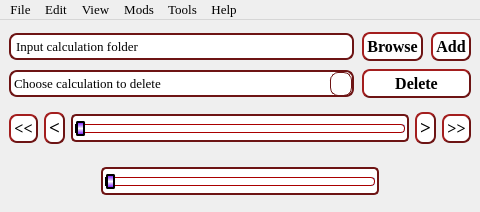
<?xml version="1.0" encoding="UTF-8"?>
<ui version="4.0">
 <class>VRVisual</class>
 <widget class="QMainWindow" name="VRVisual">
  <property name="windowModality">
   <enum>Qt::NonModal</enum>
  </property>
  <property name="geometry">
   <rect>
    <x>0</x>
    <y>0</y>
    <width>480</width>
    <height>212</height>
   </rect>
  </property>
  <property name="sizePolicy">
   <sizepolicy hsizetype="Preferred" vsizetype="Fixed">
    <horstretch>0</horstretch>
    <verstretch>0</verstretch>
   </sizepolicy>
  </property>
  <property name="minimumSize">
   <size>
    <width>480</width>
    <height>212</height>
   </size>
  </property>
  <property name="maximumSize">
   <size>
    <width>720</width>
    <height>318</height>
   </size>
  </property>
  <property name="contextMenuPolicy">
   <enum>Qt::DefaultContextMenu</enum>
  </property>
  <property name="acceptDrops">
   <bool>false</bool>
  </property>
  <property name="windowTitle">
   <string>VaspReader</string>
  </property>
  <property name="windowIcon">
   <iconset resource="Resource.qrc">
    <normaloff>:/VRlogo/VR-logo.ico</normaloff>:/VRlogo/VR-logo.ico</iconset>
  </property>
  <property name="autoFillBackground">
   <bool>false</bool>
  </property>
  <property name="styleSheet">
   <string notr="true">QWidget#MainWidget{
	background-image: url(:/visual/VRVisual_background.png);
	background-position: right bottom;
}
QLineEdit{
  border-radius: 8px;
  border: 2px solid rgb(109, 20, 20);
  padding: 3px 3px;
}
QLineEdit:hover{
  border-radius: 8px;
  background-color: rgb(255, 248, 231);
  border: 1px solid rgb(109, 20, 20);
  padding: 3px 3px;
}
QLineEdit:focus {
  border: 3px solid rgb(0, 0, 0);
}

QLineEdit::placeholder {
  color: #000000;
}
QPushButton {
  background-color: rgb(255, 255, 255);
  color: black;
  font-weight: 600;
  border-radius: 8px;
  border: 2px solid rgb(109, 20, 20);
  padding: 3px 3px;
  margin-top: 0px;
  outline: 0px;
  border-style: outset;
}
QPushButton:hover {
  background-color: rgb(255, 248, 231);
  border: 1px solid rgb(74, 0, 0);
  border-style: outset;
}
QPushButton:pressed {
background-color: rgb(255, 247, 221);
border: 3px solid #000000
}
QComboBox {
  border-radius: 8px;
  border: 2px solid rgb(109, 20, 20);
  padding: 3px 3px;
}
QComboBox::drop-down {
  width: 18px;
  height:22px;
  padding: 0px 1px;
  border: 1px solid rgb(109, 20, 20);
  border-radius: 8px;
}
QComboBox::down-arrow {
  image: url(:/down-arrow_ico/down-arrow.ico);
  width: 18px;
  height:22px;
}
QComboBox::down-arrow:hover {
    width: 18px;
    height:22px;
    padding: 0px 1px;
    border: 1px solid #000000;
    border-radius: 8px;
	background-color: rgb(255, 229, 162);
}
QComboBox::down-arrow:pressed {
    width: 18px;
    height:22px;
    padding: 0px 1px;
    border: 1px solid #000000;
    border-radius: 8px;
	background-color: rgb(255, 232, 216);
}
QComboBox:pressed {
	background-color: rgb(255, 250, 237);
	border: 3px solid #000000;
    border-radius: 8px;
}
QComboBox:hover{
  border-radius: 8px;
  background-color: rgb(255, 248, 231);
  border: 1px solid rgb(109, 20, 20);
  padding: 3px 3px;
}
QFrame{
  border: 2px solid rgb(109, 20, 20);
  border-radius: 5px;
	background-color: rgb(255, 255, 255);
}
QFrame:hover{
  background-color: rgb(255, 248, 231);
  border: 1px solid rgb(109, 20, 20);
  background-color: rgb(255, 248, 231);
}
QSlider{
  background-color: rgb(255, 255, 255);
}
QSlider:hover{
  background-color: rgb(255, 248, 231);
}

QSlider::groove:horizontal{
border: 1px solid #637EB8;
background: white;
height: 7px;
border-radius: 3px;
}
QSlider::sub-page:horizontal {
background: qlineargradient(spread:reflect, x1:0.534, y1:0, x2:0.534, y2:0.5, stop:0 rgba(106, 0, 255, 255), stop:1 rgba(255, 255, 255, 255));
border: 1px solid rgb(0, 0, 0);
height: 10px;
border-radius: 4px;
}
QSlider::add-page:horizontal {
background: #fff;
border: 1px solid rgb(170, 0, 0);
height: 10px;
border-radius: 4px;
}
QSlider::handle:horizontal{
background: qlineargradient(spread:reflect, x1:0.534, y1:0, x2:0.534, y2:0.5, stop:0 rgba(106, 0, 255, 255), stop:1 rgba(255, 255, 255, 255));
border: 2px solid rgb(0, 0, 0);
width: 5px;
margin-top: -4px;
margin-bottom: -4px;
border-radius: 2px;
}</string>
  </property>
  <property name="locale">
   <locale language="English" country="UnitedStates"/>
  </property>
  <property name="inputMethodHints">
   <set>Qt::ImhNone</set>
  </property>
  <property name="iconSize">
   <size>
    <width>24</width>
    <height>24</height>
   </size>
  </property>
  <property name="toolButtonStyle">
   <enum>Qt::ToolButtonIconOnly</enum>
  </property>
  <property name="tabShape">
   <enum>QTabWidget::Rounded</enum>
  </property>
  <property name="dockNestingEnabled">
   <bool>false</bool>
  </property>
  <property name="unifiedTitleAndToolBarOnMac">
   <bool>false</bool>
  </property>
  <widget class="QWidget" name="MainWidget">
   <property name="sizePolicy">
    <sizepolicy hsizetype="Preferred" vsizetype="Fixed">
     <horstretch>0</horstretch>
     <verstretch>0</verstretch>
    </sizepolicy>
   </property>
   <property name="styleSheet">
    <string notr="true"/>
   </property>
   <layout class="QGridLayout" name="gridLayout" rowstretch="0,0,0,0,0" columnstretch="0,1,0,0">
    <property name="topMargin">
     <number>12</number>
    </property>
    <property name="spacing">
     <number>8</number>
    </property>
    <item row="3" column="0" colspan="4">
     <widget class="QWidget" name="CentralWidget" native="true">
      <layout class="QHBoxLayout" name="horizontalLayout">
       <property name="leftMargin">
        <number>0</number>
       </property>
       <property name="topMargin">
        <number>0</number>
       </property>
       <property name="rightMargin">
        <number>0</number>
       </property>
       <property name="bottomMargin">
        <number>0</number>
       </property>
       <item>
        <widget class="QPushButton" name="ToFirstStep">
         <property name="font">
          <font>
           <family>Times New Roman</family>
           <pointsize>12</pointsize>
           <bold>true</bold>
          </font>
         </property>
         <property name="text">
          <string>&lt;&lt;</string>
         </property>
        </widget>
       </item>
       <item>
        <widget class="QPushButton" name="MoveBack">
         <property name="font">
          <font>
           <family>Times New Roman</family>
           <pointsize>14</pointsize>
           <bold>true</bold>
          </font>
         </property>
         <property name="text">
          <string>&lt;</string>
         </property>
        </widget>
       </item>
       <item>
        <widget class="QFrame" name="StepSliderWidget">
         <property name="sizePolicy">
          <sizepolicy hsizetype="Preferred" vsizetype="Fixed">
           <horstretch>0</horstretch>
           <verstretch>0</verstretch>
          </sizepolicy>
         </property>
         <property name="autoFillBackground">
          <bool>false</bool>
         </property>
         <property name="frameShape">
          <enum>QFrame::Box</enum>
         </property>
         <property name="frameShadow">
          <enum>QFrame::Sunken</enum>
         </property>
         <property name="lineWidth">
          <number>3</number>
         </property>
         <property name="midLineWidth">
          <number>1</number>
         </property>
         <layout class="QVBoxLayout" name="verticalLayout_2">
          <property name="leftMargin">
           <number>2</number>
          </property>
          <property name="topMargin">
           <number>2</number>
          </property>
          <property name="rightMargin">
           <number>2</number>
          </property>
          <property name="bottomMargin">
           <number>2</number>
          </property>
          <item>
           <widget class="QSlider" name="StepSlider">
            <property name="font">
             <font>
              <family>Times New Roman</family>
              <pointsize>12</pointsize>
             </font>
            </property>
            <property name="acceptDrops">
             <bool>false</bool>
            </property>
            <property name="toolTip">
             <string/>
            </property>
            <property name="autoFillBackground">
             <bool>false</bool>
            </property>
            <property name="singleStep">
             <number>1</number>
            </property>
            <property name="orientation">
             <enum>Qt::Horizontal</enum>
            </property>
            <property name="invertedAppearance">
             <bool>false</bool>
            </property>
            <property name="invertedControls">
             <bool>false</bool>
            </property>
            <property name="tickPosition">
             <enum>QSlider::TicksBelow</enum>
            </property>
            <property name="tickInterval">
             <number>5</number>
            </property>
           </widget>
          </item>
         </layout>
        </widget>
       </item>
       <item>
        <widget class="QPushButton" name="MoveForward">
         <property name="font">
          <font>
           <family>Times New Roman</family>
           <pointsize>14</pointsize>
           <bold>true</bold>
          </font>
         </property>
         <property name="text">
          <string>&gt;</string>
         </property>
        </widget>
       </item>
       <item>
        <widget class="QPushButton" name="ToLastStep">
         <property name="font">
          <font>
           <family>Times New Roman</family>
           <pointsize>12</pointsize>
           <bold>true</bold>
          </font>
         </property>
         <property name="text">
          <string>&gt;&gt;</string>
         </property>
        </widget>
       </item>
      </layout>
     </widget>
    </item>
    <item row="1" column="2" colspan="2">
     <widget class="QPushButton" name="DeleteCalculationButton">
      <property name="font">
       <font>
        <family>Times New Roman</family>
        <pointsize>12</pointsize>
        <bold>true</bold>
       </font>
      </property>
      <property name="cursor">
       <cursorShape>PointingHandCursor</cursorShape>
      </property>
      <property name="text">
       <string>Delete</string>
      </property>
     </widget>
    </item>
    <item row="0" column="2">
     <widget class="QPushButton" name="BrowseButton">
      <property name="font">
       <font>
        <family>Times New Roman</family>
        <pointsize>12</pointsize>
        <bold>true</bold>
       </font>
      </property>
      <property name="cursor">
       <cursorShape>PointingHandCursor</cursorShape>
      </property>
      <property name="text">
       <string>Browse</string>
      </property>
     </widget>
    </item>
    <item row="0" column="3">
     <widget class="QPushButton" name="CalculationAddButton">
      <property name="font">
       <font>
        <family>Times New Roman</family>
        <pointsize>12</pointsize>
        <bold>true</bold>
       </font>
      </property>
      <property name="cursor">
       <cursorShape>PointingHandCursor</cursorShape>
      </property>
      <property name="text">
       <string>Add</string>
      </property>
      <property name="flat">
       <bool>false</bool>
      </property>
     </widget>
    </item>
    <item row="1" column="0" colspan="2">
     <widget class="QComboBox" name="AddedCalculations">
      <property name="font">
       <font>
        <family>Times New Roman</family>
        <pointsize>10</pointsize>
       </font>
      </property>
      <property name="cursor">
       <cursorShape>PointingHandCursor</cursorShape>
      </property>
      <property name="currentText">
       <string/>
      </property>
      <property name="placeholderText">
       <string>Choose calculation to delete</string>
      </property>
     </widget>
    </item>
    <item row="0" column="0" colspan="2">
     <widget class="QLineEdit" name="DirectoryPath">
      <property name="palette">
       <palette>
        <active>
         <colorrole role="PlaceholderText">
          <brush brushstyle="SolidPattern">
           <color alpha="255">
            <red>0</red>
            <green>0</green>
            <blue>0</blue>
           </color>
          </brush>
         </colorrole>
        </active>
        <inactive>
         <colorrole role="PlaceholderText">
          <brush brushstyle="SolidPattern">
           <color alpha="255">
            <red>0</red>
            <green>0</green>
            <blue>0</blue>
           </color>
          </brush>
         </colorrole>
        </inactive>
        <disabled>
         <colorrole role="PlaceholderText">
          <brush brushstyle="SolidPattern">
           <color alpha="255">
            <red>0</red>
            <green>0</green>
            <blue>0</blue>
           </color>
          </brush>
         </colorrole>
        </disabled>
       </palette>
      </property>
      <property name="font">
       <font>
        <family>Times New Roman</family>
        <pointsize>10</pointsize>
       </font>
      </property>
      <property name="text">
       <string/>
      </property>
      <property name="placeholderText">
       <string>Input calculation folder</string>
      </property>
     </widget>
    </item>
    <item row="4" column="0" colspan="4">
     <widget class="QWidget" name="LowerWidget" native="true">
      <layout class="QHBoxLayout" name="horizontalLayout_2" stretch="1,3,1">
       <property name="leftMargin">
        <number>0</number>
       </property>
       <property name="topMargin">
        <number>0</number>
       </property>
       <property name="rightMargin">
        <number>0</number>
       </property>
       <property name="bottomMargin">
        <number>0</number>
       </property>
       <item>
        <spacer name="HSpaser1">
         <property name="orientation">
          <enum>Qt::Horizontal</enum>
         </property>
         <property name="sizeHint" stdset="0">
          <size>
           <width>40</width>
           <height>20</height>
          </size>
         </property>
        </spacer>
       </item>
       <item>
        <widget class="QFrame" name="SpeedSliderWidget">
         <property name="sizePolicy">
          <sizepolicy hsizetype="Preferred" vsizetype="Fixed">
           <horstretch>0</horstretch>
           <verstretch>0</verstretch>
          </sizepolicy>
         </property>
         <property name="autoFillBackground">
          <bool>false</bool>
         </property>
         <property name="frameShape">
          <enum>QFrame::Box</enum>
         </property>
         <property name="frameShadow">
          <enum>QFrame::Sunken</enum>
         </property>
         <property name="lineWidth">
          <number>2</number>
         </property>
         <property name="midLineWidth">
          <number>1</number>
         </property>
         <layout class="QVBoxLayout" name="verticalLayout">
          <property name="leftMargin">
           <number>2</number>
          </property>
          <property name="topMargin">
           <number>2</number>
          </property>
          <property name="rightMargin">
           <number>2</number>
          </property>
          <property name="bottomMargin">
           <number>2</number>
          </property>
          <item>
           <widget class="QSlider" name="SpeedSlider">
            <property name="font">
             <font>
              <family>Times New Roman</family>
              <pointsize>12</pointsize>
             </font>
            </property>
            <property name="acceptDrops">
             <bool>false</bool>
            </property>
            <property name="toolTip">
             <string/>
            </property>
            <property name="autoFillBackground">
             <bool>false</bool>
            </property>
            <property name="singleStep">
             <number>1</number>
            </property>
            <property name="orientation">
             <enum>Qt::Horizontal</enum>
            </property>
            <property name="invertedAppearance">
             <bool>false</bool>
            </property>
            <property name="invertedControls">
             <bool>false</bool>
            </property>
            <property name="tickPosition">
             <enum>QSlider::TicksBelow</enum>
            </property>
            <property name="tickInterval">
             <number>5</number>
            </property>
           </widget>
          </item>
         </layout>
        </widget>
       </item>
       <item>
        <spacer name="HSpacer2">
         <property name="orientation">
          <enum>Qt::Horizontal</enum>
         </property>
         <property name="sizeHint" stdset="0">
          <size>
           <width>40</width>
           <height>20</height>
          </size>
         </property>
        </spacer>
       </item>
      </layout>
     </widget>
    </item>
   </layout>
  </widget>
  <widget class="QMenuBar" name="VisualMenubar">
   <property name="geometry">
    <rect>
     <x>0</x>
     <y>0</y>
     <width>480</width>
     <height>21</height>
    </rect>
   </property>
   <property name="font">
    <font>
     <family>Times New Roman</family>
     <pointsize>10</pointsize>
    </font>
   </property>
   <widget class="QMenu" name="VisualMenuFile">
    <property name="font">
     <font>
      <family>Times New Roman</family>
      <pointsize>10</pointsize>
     </font>
    </property>
    <property name="title">
     <string>File</string>
    </property>
    <addaction name="AOpen_calculation"/>
    <addaction name="separator"/>
    <addaction name="ACalculation_State"/>
    <addaction name="separator"/>
    <addaction name="ALoad_Calculation_State"/>
    <addaction name="ASave_Calculation_State"/>
    <addaction name="separator"/>
    <addaction name="AProgram_Configuration"/>
    <addaction name="separator"/>
    <addaction name="ALoad_Configuration"/>
    <addaction name="ASave_Configuration"/>
    <addaction name="separator"/>
    <addaction name="AExit"/>
   </widget>
   <widget class="QMenu" name="VisualMenuEdit">
    <property name="font">
     <font>
      <family>Times New Roman</family>
      <pointsize>10</pointsize>
     </font>
    </property>
    <property name="title">
     <string>Edit</string>
    </property>
    <widget class="QMenu" name="VisualMenuLight">
     <property name="font">
      <font>
       <family>Times New Roman</family>
       <pointsize>10</pointsize>
      </font>
     </property>
     <property name="title">
      <string>Light</string>
     </property>
     <addaction name="ALight_1"/>
     <addaction name="ALight_2"/>
     <addaction name="ALight_3"/>
     <addaction name="ALight_4"/>
     <addaction name="ALight_5"/>
     <addaction name="ALight_6"/>
     <addaction name="ALight_7"/>
     <addaction name="ALight_8"/>
     <addaction name="separator"/>
     <addaction name="actionLight_Settings"/>
    </widget>
    <addaction name="ADelete_coordinates_after_leave_cell"/>
    <addaction name="separator"/>
    <addaction name="VisualMenuLight"/>
    <addaction name="separator"/>
    <addaction name="ABackground"/>
   </widget>
   <widget class="QMenu" name="VisualMenuMods">
    <property name="font">
     <font>
      <family>Times New Roman</family>
      <pointsize>10</pointsize>
     </font>
    </property>
    <property name="title">
     <string>Mods</string>
    </property>
    <widget class="QMenu" name="VisualMenuSupercomputer">
     <property name="title">
      <string>Supercomputer</string>
     </property>
     <addaction name="AConsole"/>
     <addaction name="AFileSharing"/>
    </widget>
    <addaction name="AProvessing"/>
    <addaction name="AOSZICAR"/>
    <addaction name="APOSCAR"/>
    <addaction name="ACHGCAR"/>
    <addaction name="AIR_and_RAMAN"/>
    <addaction name="separator"/>
    <addaction name="VisualMenuSupercomputer"/>
    <addaction name="separator"/>
    <addaction name="AGraphs"/>
   </widget>
   <widget class="QMenu" name="VisualMenuTools">
    <property name="font">
     <font>
      <family>Times New Roman</family>
      <pointsize>10</pointsize>
     </font>
    </property>
    <property name="title">
     <string>Tools</string>
    </property>
    <widget class="QMenu" name="VisualMenuSelect_mode">
     <property name="font">
      <font>
       <family>Times New Roman</family>
       <pointsize>10</pointsize>
      </font>
     </property>
     <property name="title">
      <string>Selection type</string>
     </property>
     <addaction name="AKeyboard"/>
     <addaction name="AMouse_keyboard"/>
    </widget>
    <widget class="QMenu" name="VisualMenuLabel">
     <property name="font">
      <font>
       <family>Times New Roman</family>
       <pointsize>10</pointsize>
      </font>
     </property>
     <property name="title">
      <string>Label</string>
     </property>
     <addaction name="AAtom_ID"/>
     <addaction name="ABond"/>
     <addaction name="AValence_angle"/>
    </widget>
    <addaction name="VisualMenuSelect_mode"/>
    <addaction name="separator"/>
    <addaction name="VisualMenuLabel"/>
    <addaction name="separator"/>
    <addaction name="AForm_POSCAR"/>
    <addaction name="separator"/>
    <addaction name="AScreenshot"/>
   </widget>
   <widget class="QMenu" name="VisualMenuHelp">
    <property name="font">
     <font>
      <family>Times New Roman</family>
      <pointsize>10</pointsize>
     </font>
    </property>
    <property name="title">
     <string>Help</string>
    </property>
    <addaction name="AAbout_the_program"/>
    <addaction name="separator"/>
    <addaction name="AAbout_window"/>
    <addaction name="separator"/>
    <addaction name="ALatest_update"/>
    <addaction name="separator"/>
    <addaction name="AChanges_history"/>
   </widget>
   <widget class="QMenu" name="VisualMenuView">
    <property name="title">
     <string>View</string>
    </property>
    <widget class="QMenu" name="menuProjection">
     <property name="title">
      <string>Projection</string>
     </property>
     <addaction name="APerspective"/>
     <addaction name="AOrthographic"/>
    </widget>
    <addaction name="AAxes"/>
    <addaction name="ACell_boarder"/>
    <addaction name="separator"/>
    <addaction name="menuProjection"/>
    <addaction name="separator"/>
    <addaction name="ABonds"/>
   </widget>
   <addaction name="VisualMenuFile"/>
   <addaction name="VisualMenuEdit"/>
   <addaction name="VisualMenuView"/>
   <addaction name="VisualMenuMods"/>
   <addaction name="VisualMenuTools"/>
   <addaction name="VisualMenuHelp"/>
  </widget>
  <action name="AOpen_calculation">
   <property name="text">
    <string>Open calculation</string>
   </property>
   <property name="font">
    <font>
     <family>Times New Roman</family>
     <pointsize>10</pointsize>
    </font>
   </property>
  </action>
  <action name="ALoad_Calculation_State">
   <property name="text">
    <string>Load</string>
   </property>
   <property name="font">
    <font>
     <family>Times New Roman</family>
     <pointsize>10</pointsize>
    </font>
   </property>
  </action>
  <action name="ASave_Calculation_State">
   <property name="text">
    <string>Save</string>
   </property>
   <property name="font">
    <font>
     <family>Times New Roman</family>
     <pointsize>10</pointsize>
    </font>
   </property>
  </action>
  <action name="ALoad_Configuration">
   <property name="text">
    <string>Load</string>
   </property>
   <property name="font">
    <font>
     <family>Times New Roman</family>
     <pointsize>10</pointsize>
    </font>
   </property>
  </action>
  <action name="ASave_Configuration">
   <property name="text">
    <string>Save</string>
   </property>
   <property name="font">
    <font>
     <family>Times New Roman</family>
     <pointsize>10</pointsize>
    </font>
   </property>
  </action>
  <action name="AExit">
   <property name="text">
    <string>Exit</string>
   </property>
   <property name="font">
    <font>
     <family>Times New Roman</family>
     <pointsize>10</pointsize>
    </font>
   </property>
  </action>
  <action name="AAxes">
   <property name="checkable">
    <bool>true</bool>
   </property>
   <property name="checked">
    <bool>true</bool>
   </property>
   <property name="text">
    <string>Axes</string>
   </property>
  </action>
  <action name="ACell_boarder">
   <property name="checkable">
    <bool>true</bool>
   </property>
   <property name="checked">
    <bool>true</bool>
   </property>
   <property name="text">
    <string>Cell boarder</string>
   </property>
  </action>
  <action name="ABonds">
   <property name="text">
    <string>Bonds</string>
   </property>
  </action>
  <action name="actionChange_background">
   <property name="text">
    <string>Change background</string>
   </property>
  </action>
  <action name="ADelete_coordinates_after_leave_cell">
   <property name="checkable">
    <bool>true</bool>
   </property>
   <property name="checked">
    <bool>true</bool>
   </property>
   <property name="text">
    <string>Delete coordinates after leave cell</string>
   </property>
   <property name="font">
    <font>
     <family>Times New Roman</family>
     <pointsize>10</pointsize>
    </font>
   </property>
  </action>
  <action name="ALight_1">
   <property name="text">
    <string>Light 1</string>
   </property>
   <property name="font">
    <font>
     <family>Times New Roman</family>
     <pointsize>10</pointsize>
    </font>
   </property>
  </action>
  <action name="ALight_2">
   <property name="text">
    <string>Light 2</string>
   </property>
   <property name="font">
    <font>
     <family>Times New Roman</family>
     <pointsize>10</pointsize>
    </font>
   </property>
  </action>
  <action name="ALight_3">
   <property name="text">
    <string>Light 3</string>
   </property>
   <property name="font">
    <font>
     <family>Times New Roman</family>
     <pointsize>10</pointsize>
    </font>
   </property>
  </action>
  <action name="ALight_4">
   <property name="text">
    <string>Light 4</string>
   </property>
   <property name="font">
    <font>
     <family>Times New Roman</family>
     <pointsize>10</pointsize>
    </font>
   </property>
  </action>
  <action name="ALight_5">
   <property name="text">
    <string>Light 5</string>
   </property>
   <property name="font">
    <font>
     <family>Times New Roman</family>
     <pointsize>10</pointsize>
    </font>
   </property>
  </action>
  <action name="ALight_6">
   <property name="text">
    <string>Light 6</string>
   </property>
   <property name="font">
    <font>
     <family>Times New Roman</family>
     <pointsize>10</pointsize>
    </font>
   </property>
  </action>
  <action name="ALight_7">
   <property name="text">
    <string>Light 7</string>
   </property>
   <property name="font">
    <font>
     <family>Times New Roman</family>
     <pointsize>10</pointsize>
    </font>
   </property>
  </action>
  <action name="ALight_8">
   <property name="text">
    <string>Light 8</string>
   </property>
   <property name="font">
    <font>
     <family>Times New Roman</family>
     <pointsize>10</pointsize>
    </font>
   </property>
  </action>
  <action name="AProvessing">
   <property name="text">
    <string>Processing</string>
   </property>
  </action>
  <action name="AOSZICAR">
   <property name="text">
    <string>OSZICAR</string>
   </property>
  </action>
  <action name="APOSCAR">
   <property name="text">
    <string>POSCAR</string>
   </property>
  </action>
  <action name="ACHGCAR">
   <property name="text">
    <string>CHGCAR</string>
   </property>
  </action>
  <action name="AIR_and_RAMAN">
   <property name="text">
    <string>IR and RAMAN</string>
   </property>
  </action>
  <action name="AGraphs">
   <property name="text">
    <string>Graphs</string>
   </property>
  </action>
  <action name="AKeyboard">
   <property name="checkable">
    <bool>true</bool>
   </property>
   <property name="text">
    <string>Keyboard</string>
   </property>
  </action>
  <action name="AMouse_keyboard">
   <property name="checkable">
    <bool>true</bool>
   </property>
   <property name="text">
    <string>Mouse+keyboard</string>
   </property>
  </action>
  <action name="AAtom_ID">
   <property name="checkable">
    <bool>true</bool>
   </property>
   <property name="text">
    <string>Atom ID</string>
   </property>
  </action>
  <action name="ABond">
   <property name="checkable">
    <bool>true</bool>
   </property>
   <property name="text">
    <string>Bond</string>
   </property>
  </action>
  <action name="AValence_angle">
   <property name="checkable">
    <bool>true</bool>
   </property>
   <property name="text">
    <string>Valence angle</string>
   </property>
  </action>
  <action name="AScreenshot">
   <property name="text">
    <string>Make a screenshot</string>
   </property>
  </action>
  <action name="AForm_POSCAR">
   <property name="text">
    <string>Form POSCAR</string>
   </property>
  </action>
  <action name="AAbout_the_program">
   <property name="text">
    <string>About the program</string>
   </property>
  </action>
  <action name="AAbout_window">
   <property name="text">
    <string>About window</string>
   </property>
  </action>
  <action name="ALatest_update">
   <property name="text">
    <string>Latest update</string>
   </property>
  </action>
  <action name="AChanges_history">
   <property name="text">
    <string>Changes history</string>
   </property>
  </action>
  <action name="ACalculation_State">
   <property name="enabled">
    <bool>false</bool>
   </property>
   <property name="text">
    <string>Calculation State</string>
   </property>
  </action>
  <action name="AProgram_Configuration">
   <property name="enabled">
    <bool>false</bool>
   </property>
   <property name="text">
    <string>Program Configuration</string>
   </property>
  </action>
  <action name="ABackground">
   <property name="text">
    <string>Background</string>
   </property>
  </action>
  <action name="AConsole">
   <property name="text">
    <string>Console</string>
   </property>
  </action>
  <action name="AFileSharing">
   <property name="text">
    <string>FileSharing</string>
   </property>
  </action>
  <action name="actionLight_Settings">
   <property name="text">
    <string>Light Settings</string>
   </property>
  </action>
  <action name="APerspective">
   <property name="checkable">
    <bool>true</bool>
   </property>
   <property name="checked">
    <bool>true</bool>
   </property>
   <property name="text">
    <string>Perspective</string>
   </property>
  </action>
  <action name="AOrthographic">
   <property name="checkable">
    <bool>true</bool>
   </property>
   <property name="text">
    <string>Orthographic</string>
   </property>
  </action>
 </widget>
 <tabstops>
  <tabstop>DirectoryPath</tabstop>
  <tabstop>BrowseButton</tabstop>
  <tabstop>CalculationAddButton</tabstop>
  <tabstop>AddedCalculations</tabstop>
  <tabstop>DeleteCalculationButton</tabstop>
  <tabstop>StepSlider</tabstop>
 </tabstops>
 <resources>
  <include location="Resource.qrc"/>
 </resources>
 <connections/>
</ui>
